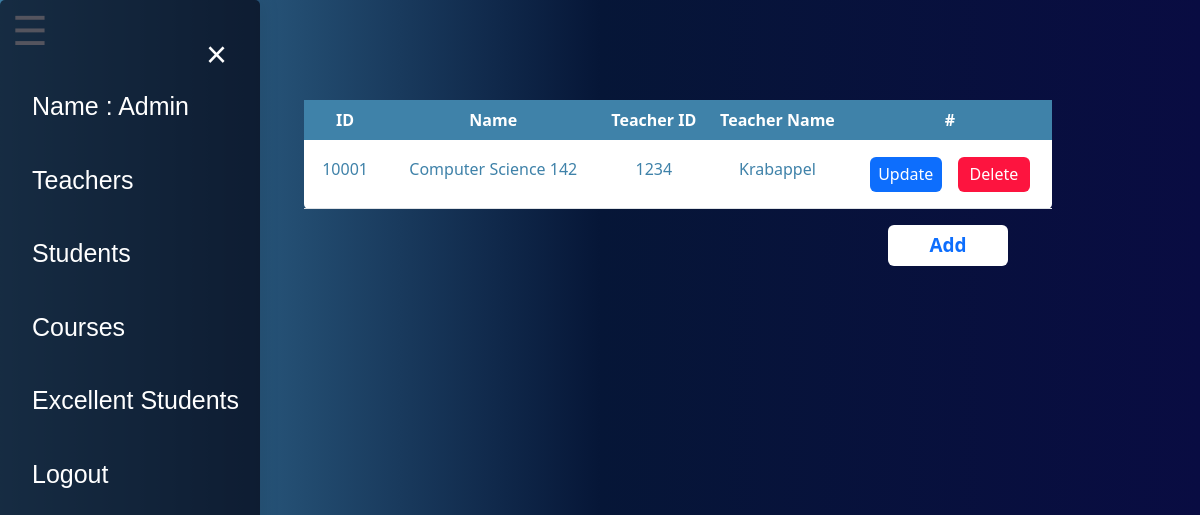
Page /pages/AdminCourses.php?id=1 on the committed database.
### tables this page shows
CREATE TABLE `cousrses` (
  `C_id` int(20) UNSIGNED NOT NULL,
  `C_name` varchar(200) DEFAULT NULL,
  `teacher_id` int(10) DEFAULT NULL
);

CREATE TABLE `teachers` (
  `id` int(10) NOT NULL,
  `name` varchar(20) DEFAULT NULL,
  `pass` varchar(20) DEFAULT NULL,
  `email` varchar(30) DEFAULT NULL,
  `mobile` int(20) DEFAULT NULL,
  `LastVisit` varchar(40) DEFAULT NULL
);

### pages/AdminCourses.php (the view, shortened to what this page needs)
<?php
require("db.php");
$idAdmin = $_GET['id'];
$s = "select * from admin where id = $idAdmin";
$res = mysqli_query($conn,$s);
$ro= mysqli_fetch_assoc($res);
  $name = $ro["name"];
$sql = "select * from cousrses , teachers where cousrses.teacher_id = teachers.id";
$result = mysqli_query($conn,$sql);
?>
<!DOCTYPE html>
<html>
<head>
    <link rel="stylesheet" href="Css/font-awesome.css">
      <link rel="stylesheet" href="pages.css">
      <link rel="stylesheet" href="HomeStyle.css">
      <link href="https://cdn.jsdelivr.net/npm/bootstrap@5.0.1/dist/css/bootstrap.min.css" rel="stylesheet">
</head>
<body>
<div id="mySidenav" class="sidenav" style ="width :260px ">
  <a href="javascript:void(0)" class="closebtn" onclick="closeNav()">&times;</a>
  <a href="AdminBord.php?id=<?php echo $idAdmin ;?>">Name : <?php echo $name ;?></a>
    <a href="AdminTeacher.php?id=<?php echo $idAdmin ;?>">Teachers</a>
    <a href="AdminStudent.php?id=<?php echo $idAdmin ;?>">Students</a>
    <a href="AdminCourses.php?id=<?php echo $idAdmin ;?>">Courses</a>
    <a href="Adminexcellent.php?id=<?php echo $idAdmin ;?>">Excellent Students</a>
    <a href="logoutAdmin.php?id=<?php echo $idAdmin ;?>">Logout</a>
</div>
<span id="icon"  onclick="openNav()">&#9776; </span>
<div class ="teachertable" style="width: 78%;
    margin-left: -2%; margin-top : -4.5%">
<table class="table" id ="teacher" style="width: 80%;">
  <thead class="thead-dark">
    <tr>
      <th scope="col">ID</th>
      <th scope="col">Name</th>
      <th scope="col">Teacher ID</th>
      <th scope="col">Teacher Name</th>
      <th scope="col"> # </th>
    </tr>
  </thead>
  <tbody>
  <?php
   while($row = mysqli_fetch_assoc($result)){?>
   <tr>
     <td><?php echo $row["C_id"]; ?></td>
     <td><?php echo $row["C_name"]; ?></td>
     <td><?php echo $row["teacher_id"]; ?></td>
     <td><?php echo $row["name"]; ?></td>
     <td>
     <a href="updateCourse.php?id=<?php echo $idAdmin;?> & upID=<?php echo $row["C_id"];?>">
     <button class ="update">Update</button></a>
     <a href="deleteCourse.php?id=<?php echo $idAdmin;?> & delID=<?php echo $row["C_id"];?>">
     <button class ="delete">Delete</button></a>
     </td>
   <?php }?>
   </tr>
  </tbody>
</table>
</div>
<div >
<a href="AddCourses.php?id=<?php echo $idAdmin?>" style=" margin-left: 53%;">
  <button class="add" type ="submit">Add</button> </a>
</div>
</body>
</html>

### pages/pages.css (style rules this page uses)
body { font-family: 'Montserrat' , sans-serif; }
.sidenav { font-family: 'Montserrat' , sans-serif; height: 100%; width: 0; position: fixed; z-index: 1; top: 0; left: 0; background-color:rgba(3, 4,19, 0.68); box-shadow: 0 0 20px 1px rgba(0, 0, 0, 0.1); overflow-x: hidden; transition: 0.5s; padding-top: 60px; }
.sidenav a { padding: 8px 8px 8px 32px; text-decoration: none; font-size: 25px; color: white; display: block; transition: 0.3s; margin-top: 20px; }
.sidenav .closebtn { position: absolute; top: 0; right: 25px; font-size: 36px; margin-left: 50px; }
#icon { font-size: 40px; cursor: pointer; margin-left: 1%; color: #FFFEFD; }
#teacher { background-color: white; margin-top: 10%; margin-left: 35%; color: #3f82a9;; }
#teacher th { border-radius: 0%; color: white; background: #3f82a9; }
.teachertable { text-align: center; width: 33%; margin-left: 20%; margin-top: 11%; }
.add { color: #3f82a9; background-color: white; font-size: 19px; font-weight: 600; width: 10%; border: solid; }

### pages/HomeStyle.css (style rules this page uses)
* { margin: 0; padding: 0; box-sizing: border-box; border-radius: 5px; }
body { background: -webkit-linear-gradient(right,#090c42,#061637,#3f82a9); font-family: 'Montserrat' , sans-serif; background-size: cover; }

### pages/AdminCourses.php (style rules this page uses)
.update { background-color: #0d6efd; height: 35px; border: none; width: 72px; border-radius: 6px; color: white; }
.add { background-color: white; height: 41px; border: none; margin-left: 21%; width: 10%; border-radius: 6px; font :bold; color: #0d6efd; }
.delete { background-color: #fd0d39f7; height: 35px; border: none; width: 72px; border-radius: 6px; margin-left: 12px; color: white; }
.table td { padding : 16px; }

### rows in the picture
cousrses: C_id "10001", C_name "Computer Science 142", teacher "1234", teacher.name "Krabappel"

### other values in the picture
$name "Admin"
